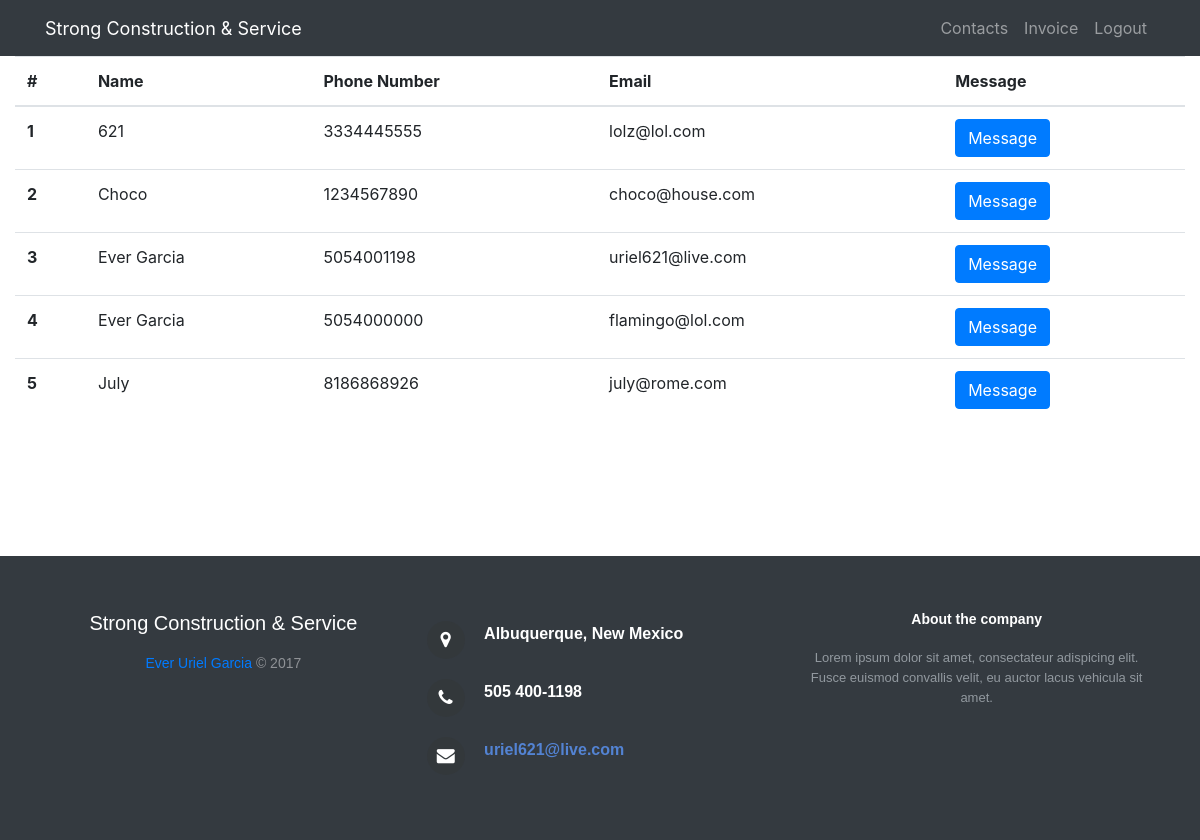
Before: /contacts/ (signed in) with the older database file.
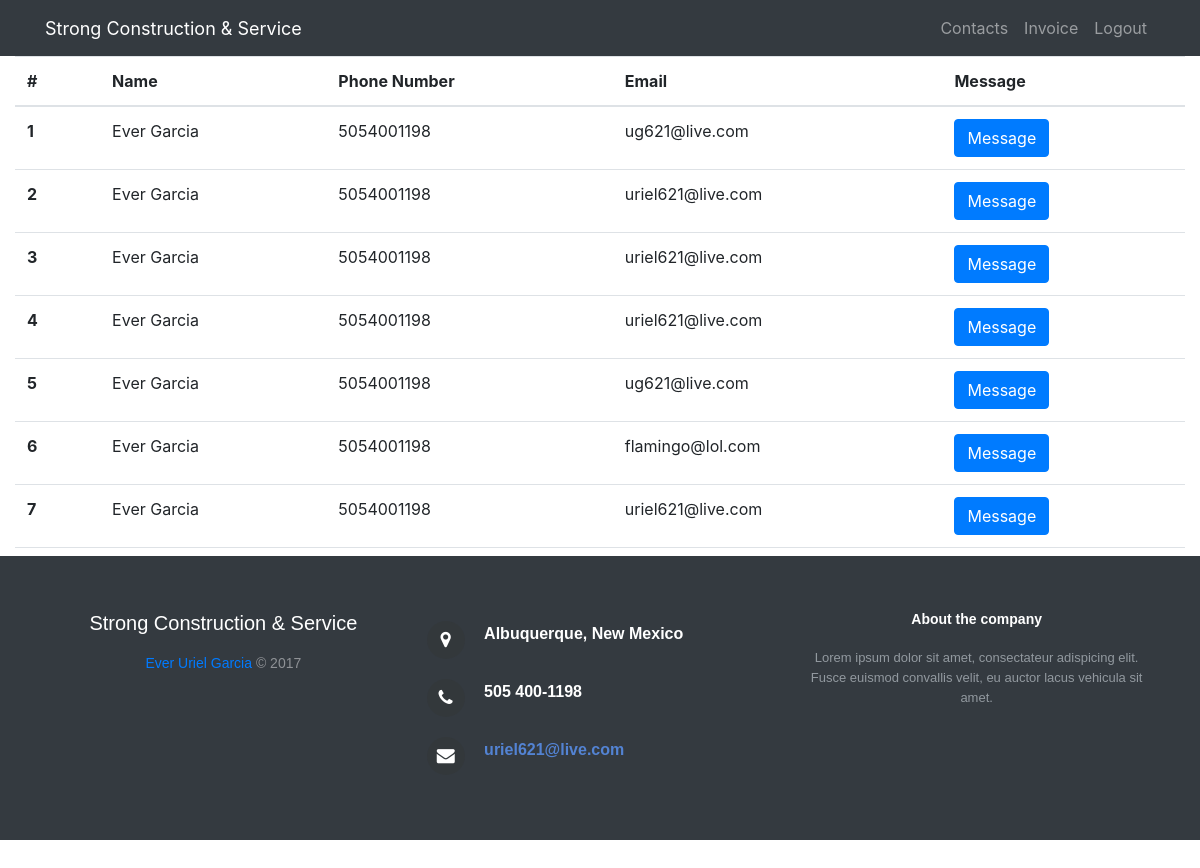
After: the same page with the newer database file.
### rosario_construction_app/models.py (models this page shows, shortened)
class Clients_info(models.Model):
    full_name = models.CharField(max_length=20)
    phone_number = models.IntegerField(validators=[RegexValidator(regex='^\d{10}$', message='Length has to be 10', code='Invalid number')])
    email = models.EmailField(max_length=20)
    message = models.CharField(max_length=500)

### rosario_construction_app/views.py (the view)
# urls.py: url(r'^contacts/', views.contacts, name='contacts'),
@login_required
def contacts(request):
    contacts = Clients_info.objects.order_by('full_name')
    contacts = {'contacts': contacts}
    return render(request, 'rosario_construction_app/contacts.html', context=contacts)

### templates/rosario_construction_app/contacts.html (shortened to what this page needs)
<!DOCTYPE html>
{% extends 'rosario_construction_app/main.html' %}
{% block main %}
          <main>
              {% if contacts %}
                <div style="height:500px; max-height:500px; overflow-y: auto;">
                  <table class="table table-hover">
                    <thead>
                        <tr>
                          <th scope="col">#</th>
                        <th scope="col">Name</th>
                          <th scope="col">Phone Number</th>
                          <th scope="col">Email</th>
                          <th scope="col">Message</th>
                        </tr>
                      </thead>
                      <tbody>
                        {% for contact in contacts %}
                          <tr>
                            <th scope="row">{{ forloop.counter }}</th>
                            <td>{{ contact.full_name }}</td>
                            <td>{{ contact.phone_number }}</td>
                            <td>{{ contact.email }}</td>
                            <td><button type="button" class="btn btn-primary" data-toggle="modal" data-target="#exampleModal" onclick="message('{{ contact.email }}', '{{ contact.message }}')">Message</button></td>
                          </tr>
                        {% endfor %}
                      </tbody>
                </table>
              </div>
            {% endif %}
          </main>
{% endblock %}

### templates/rosario_construction_app/main.html (shortened to what this page needs)
<!DOCTYPE html>
{% extends 'rosario_construction_app/base.html' %}
{% block body_block %}
<div>
    <div>
      <div>
        <div class="container-fluid">
          <nav class="navbar fixed-top navbar-expand-lg navbar-dark bg-dark fixed-top">
            <div class="container">
              <a class="navbar-brand" style="color:white; font-size:18px;" href="{% url 'contacts' %}">Strong Construction &amp; Service</a>
              <div class="collapse navbar-collapse" id="navbarResponsive">
                <ul class="navbar-nav ml-auto">
                    <li class="nav-item"><a class="nav-link" href="{% url 'contacts' %}">Contacts</a></li>
                    <li class="nav-item"><a class="nav-link" href="{% url 'invoice' %}">Invoice</a></li>
                    {% if user.is_authenticated %}
                        <li class="nav-item"><a class="nav-link" href="{% url 'logout' %}" replace="true">Logout</a></li>
                    {% endif %}
                </ul>
              </div>
            </div>
          </nav>
          <main>
                {% block main %}
                {% endblock %}
          </main>
        </div>
        <footer class="nice">
          <div class="row">
            <div class="col-md-4 col-sm-6 footer-navigation" style="text-align: center;">
              <h5>Strong Construction &amp; Service</h5>
              <p class="company-name"><a href="evergarcia.com">Ever Uriel Garcia</a> © 2017</p>
            </div>
            <div class="col-md-4 col-sm-6 footer-contacts">
              <div><span class="fa fa-map-marker footer-contacts-icon"></span>
                <p>Albuquerque, New Mexico</p>
              </div>
              <div><i class="fa fa-phone footer-contacts-icon"></i>
                <p class="footer-center-info email text-left">505 400-1198</p>
              </div>
              <div><i class="fa fa-envelope footer-contacts-icon"></i>
                <p><a href="mailto:uriel621@live.com">uriel621@live.com</a></p>
              </div>
            </div>
            <div class="col-md-4 footer-about" style="text-align: center;">
              <h4>About the company</h4>
              <p>Lorem ipsum dolor sit amet, consectateur adispicing elit. Fusce euismod convallis velit, eu auctor lacus vehicula sit amet.</p>
            </div>
          </div>
        </footer>
      </div>
    </div>
  </div>
{% endblock %}

### templates/rosario_construction_app/base.html (shortened to what this page needs)
{% load staticfiles %}
<!DOCTYPE html>
<html lang="en">
    <head>
        <link type="text/css" href="{% static 'rosario_construction_app/libraries/bootstrap-4.0.0/css/bootstrap.min.css' %}" rel="stylesheet" />
        <link type="text/css" href="{% static 'rosario_construction_app/libraries/font-awesome-4.7.0/css/font-awesome.min.css' %}" rel="stylesheet" />
        <link type="text/css" href="{% static 'rosario_construction_app/css/style.css' %}" rel="stylesheet" />
    </head>
    <body>
        <div>
            {% block body_block %}
            {% endblock %}
        </div>
    </body>
</html>

### static/rosario_construction_app/css/style.css (style rules this page uses)
body { padding-top: 54px; }
@media (min-width: 992px) { body { padding-top: 56px; } }
footer.nice { background-color:#343a40!important; box-shadow:0 1px 1px 0Â rgba(0, 0, 0, 0.12); box-sizing:border-box; width:100%; text-align:left; font:bold 16px sans-serif; padding:55px 50px; bottom:0; color:#fff; }
.footer-navigation p.company-name { color:#8f9296; font-size:14px; font-weight:normal; margin-top:20px; }
.footer-contacts p { display:inline-block; color:#ffffff; vertical-align:middle; }
.footer-contacts p a { color:#5383d3; text-decoration:none; }
.fa.footer-contacts-icon { background-color:#33383b; color:#fff; font-size:18px; width:38px; height:38px; border-radius:50%; text-align:center; line-height:38px; margin:10px 15px 10px 0; }
.footer-about h4 { display:block; color:#fff; font-size:14px; font-weight:bold; margin-bottom:20px; }
.footer-about p { line-height:20px; color:#92999f; font-size:13px; font-weight:normal; margin:0; }

Changed rows visible on the page:
removed Clients_info: full_name "621", phone_number "3334445555", email "lolz@lol.com"
removed Clients_info: full_name "Choco", phone_number "1234567890", email "choco@house.com"
removed Clients_info: full_name "Ever Garcia", phone_number "5054000000", email "flamingo@lol.com"
removed Clients_info: full_name "July", phone_number "8186868926", email "july@rome.com"
added Clients_info: full_name "Ever Garcia", phone_number "5054001198", email "ug621@live.com"
added Clients_info: full_name "Ever Garcia", phone_number "5054001198", email "uriel621@live.com"
added Clients_info: full_name "Ever Garcia", phone_number "5054001198", email "uriel621@live.com"
added Clients_info: full_name "Ever Garcia", phone_number "5054001198", email "ug621@live.com"
added Clients_info: full_name "Ever Garcia", phone_number "5054001198", email "flamingo@lol.com"
added Clients_info: full_name "Ever Garcia", phone_number "5054001198", email "uriel621@live.com"
